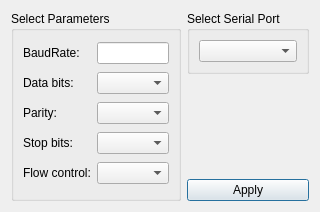
<?xml version="1.0" encoding="UTF-8"?>
<ui version="4.0">
 <class>SettingsDialog</class>
 <widget class="QDialog" name="SettingsDialog">
  <property name="geometry">
   <rect>
    <x>0</x>
    <y>0</y>
    <width>296</width>
    <height>212</height>
   </rect>
  </property>
  <property name="contextMenuPolicy">
   <enum>Qt::DefaultContextMenu</enum>
  </property>
  <property name="windowTitle">
   <string>Seraial port settings</string>
  </property>
  <property name="locale">
   <locale language="English" country="World"/>
  </property>
  <layout class="QHBoxLayout" name="horizontalLayout">
   <item>
    <widget class="QGroupBox" name="parametersBox">
     <property name="title">
      <string>Select Parameters</string>
     </property>
     <layout class="QGridLayout" name="gridLayout_2">
      <item row="4" column="0">
       <widget class="QLabel" name="flowControlLabel">
        <property name="text">
         <string>Flow control:</string>
        </property>
       </widget>
      </item>
      <item row="1" column="0">
       <widget class="QLabel" name="dataBitsLabel">
        <property name="text">
         <string>Data bits:</string>
        </property>
       </widget>
      </item>
      <item row="3" column="0">
       <widget class="QLabel" name="stopBitsLabel">
        <property name="text">
         <string>Stop bits:</string>
        </property>
       </widget>
      </item>
      <item row="2" column="1">
       <widget class="QComboBox" name="parityBox"/>
      </item>
      <item row="3" column="1">
       <widget class="QComboBox" name="stopBitsBox"/>
      </item>
      <item row="1" column="1">
       <widget class="QComboBox" name="dataBitsBox"/>
      </item>
      <item row="2" column="0">
       <widget class="QLabel" name="parityLabel">
        <property name="text">
         <string>Parity:</string>
        </property>
       </widget>
      </item>
      <item row="4" column="1">
       <widget class="QComboBox" name="flowControlBox"/>
      </item>
      <item row="0" column="0">
       <widget class="QLabel" name="baudRateLabel">
        <property name="text">
         <string>BaudRate:</string>
        </property>
       </widget>
      </item>
      <item row="0" column="1">
       <widget class="QLineEdit" name="baudRateBox">
        <property name="maxLength">
         <number>9</number>
        </property>
       </widget>
      </item>
     </layout>
    </widget>
   </item>
   <item>
    <layout class="QVBoxLayout" name="verticalLayout">
     <item>
      <widget class="QGroupBox" name="selectBox">
       <property name="title">
        <string>Select Serial Port</string>
       </property>
       <layout class="QGridLayout" name="gridLayout">
        <item row="0" column="0">
         <widget class="QComboBox" name="serialPortInfoListBox"/>
        </item>
       </layout>
      </widget>
     </item>
     <item>
      <spacer name="verticalSpacer">
       <property name="orientation">
        <enum>Qt::Vertical</enum>
       </property>
       <property name="sizeHint" stdset="0">
        <size>
         <width>20</width>
         <height>40</height>
        </size>
       </property>
      </spacer>
     </item>
     <item>
      <widget class="QPushButton" name="Apply_pushButton">
       <property name="text">
        <string>Apply</string>
       </property>
      </widget>
     </item>
    </layout>
   </item>
  </layout>
 </widget>
 <resources/>
 <connections/>
</ui>
